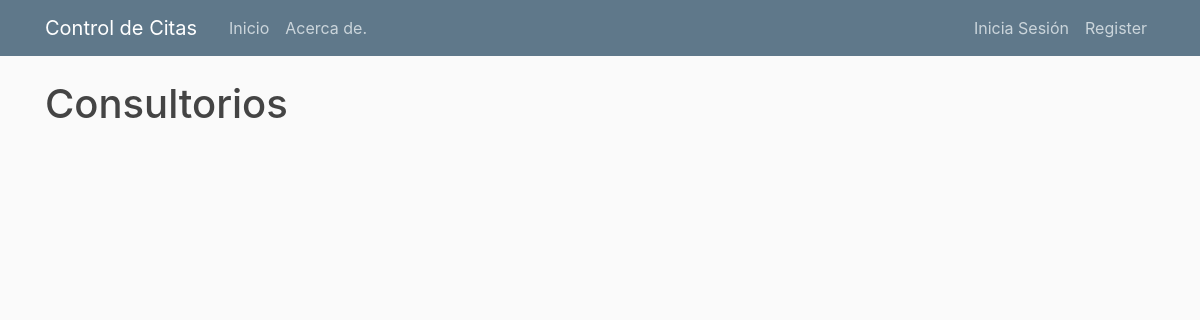
The app's page /consul/, older data.
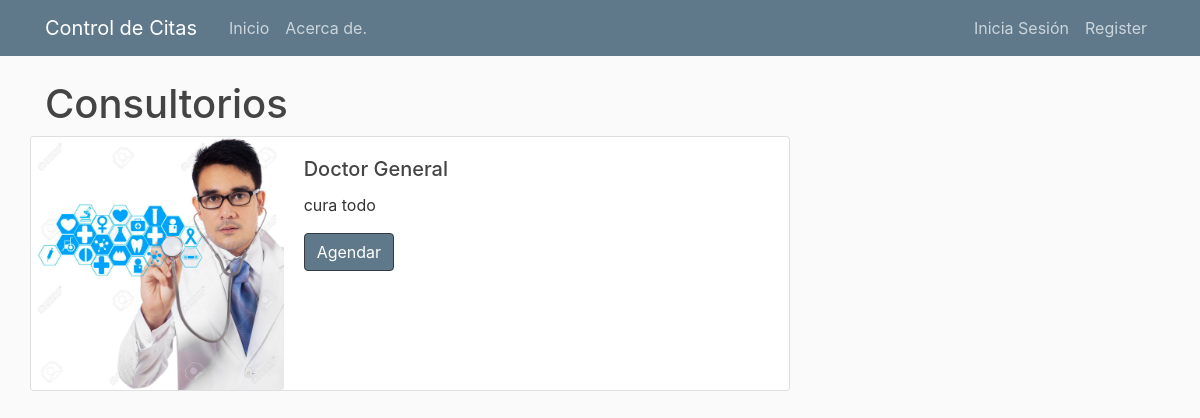
The same page, newer data.
### user/models.py (models this page shows, shortened)
class Consultorios(models.Model):
    title = models.CharField(max_length=100)
    content = models.TextField()
    author = models.ForeignKey(User, on_delete=models.CASCADE)
    image =models.ImageField(default='default.jpg', upload_to='consul_pics')

### user/views.py (the view)
# urls.py: path('consul/', user_views.consultorio, name='consultorio'),
def consultorio(request):
    context ={
        'post': Consultorios.objects.all()
    }
    return render(request, 'user/consult.html', context)

### user/templates/user/consult.html
{% extends "core/base.html" %}
{% load static %}
{% block content %}
<h1>Consultorios</h1>
    {% for consultorio in post %}
            <div class="row">
                <div class="card mb-3" style="max-width: 1000px;">
                    <div class="row no-gutters">
                        <div class="col-md-4">
                            <img src="{{ consultorio.image.url }}" class="card-img" >
                        </div>
                        <div class="col-md-8">
                            <div class="card-body">
                                <h5 class="card-title">{{consultorio.title}}</h5>
                                <p class="card-text">{{consultorio.content}}</p>
                                <a href="{% url 'agendar' %}" class="btn btn-dark bg-steel">Agendar</a></small></p>
                            </div>
                        </div>
                    </div>
                </div>
            </div>
    {% endfor %}
{% endblock content %}

Row changes from the older to the newer data that the page shows:
added Consultorios: image (picture), title "Doctor General", content "cura todo"
